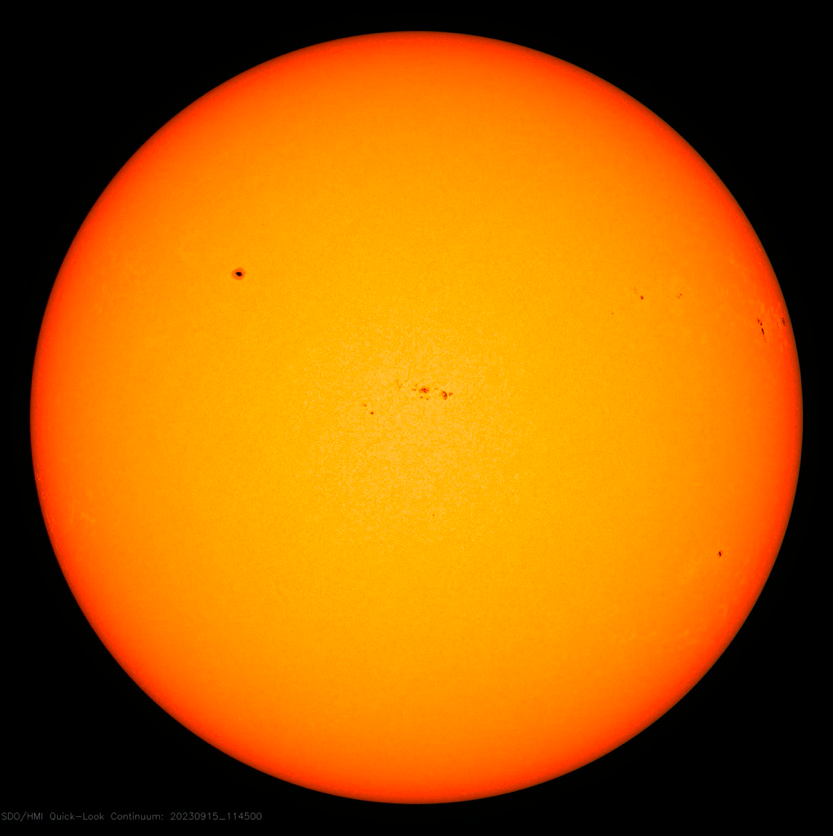
#> input picture zon2.png, 833 x 836 px
$ python 'contour detection 2.0.py'
#> lines starting #> are read from the running program, lines starting #| are printed output that depends on the picture
#!/usr/bin/env python3
# -*- coding: utf-8 -*-
"""
Created on Fri Sep 29 18:54:07 2023

@author: johannesreiker
"""
import cv2
import numpy as np
import matplotlib.pyplot as plt

# Load the input image
img = cv2.imread('zon2.png')
#> img is the input picture: shape (836, 833, 3); mean B, G, R 1.2, 94.5, 170.5
img = cv2.cvtColor(img, cv2.COLOR_BGR2RGB)

# Define lower and upper bounds for the color range
lower = np.array([1, 1, 1])
higher = np.array([100, 100, 100])

# Create a binary mask using inRange
mask = cv2.inRange(img, lower, higher)
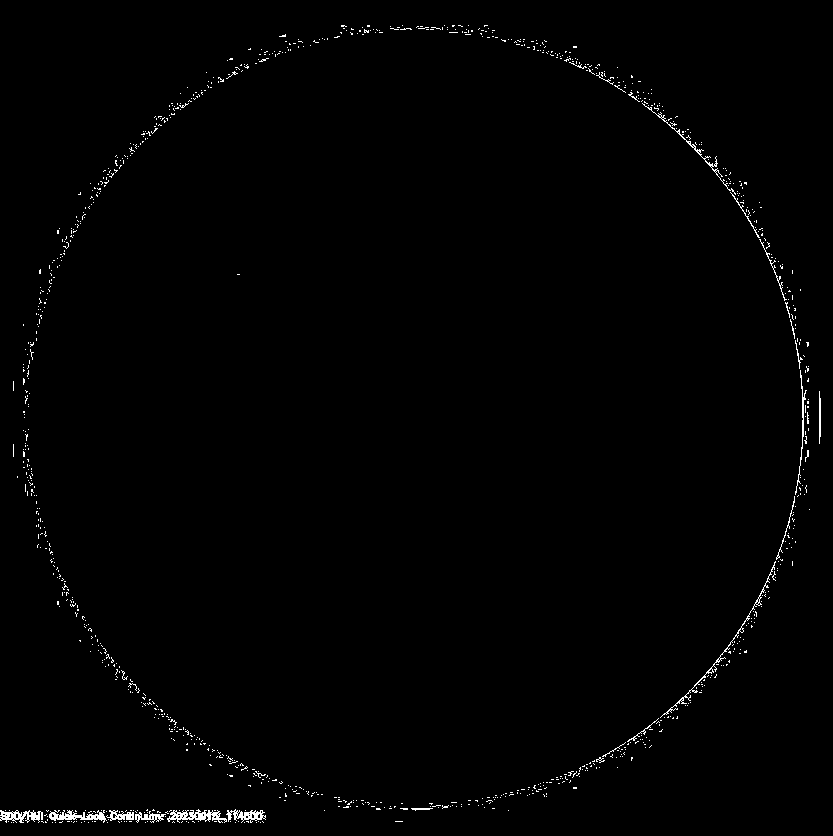
#> mask: shape (836, 833); 0.87% white in thin lines or dots

plt.imshow(mask, 'gray')

$ run again, with zon4.jpg saved as zon2.png
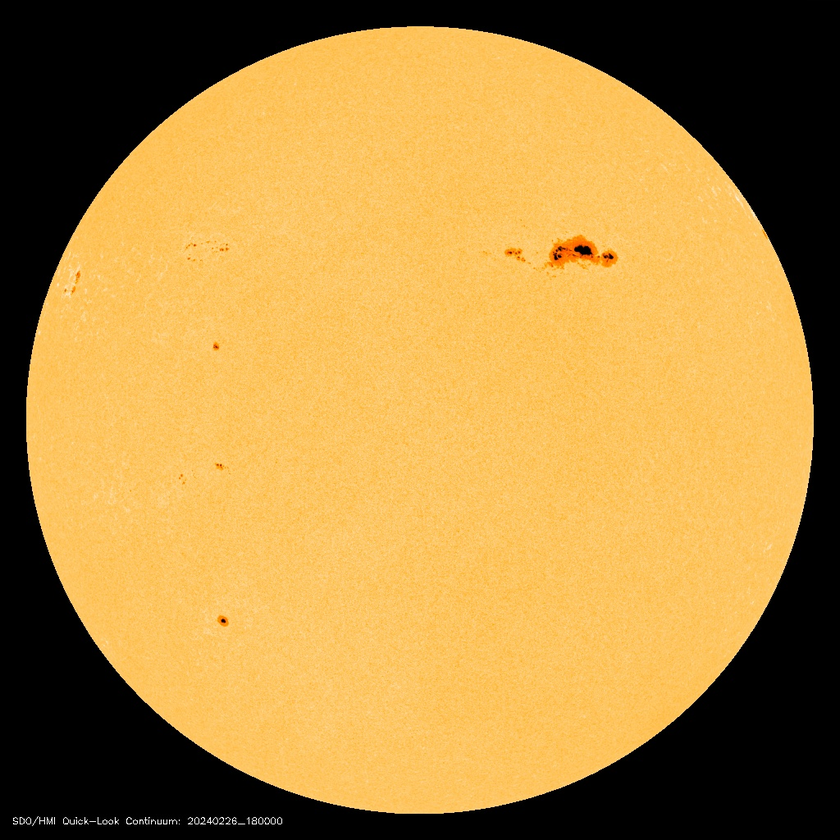
#> input picture zon4.jpg, 840 x 840 px, shrunk from 1024 x 1024 before the run
#> img is the input picture: shape (840, 840, 3); mean B, G, R 66.7, 136.1, 174.3
#> `mask = cv2.inRange(img, lower, higher)`:
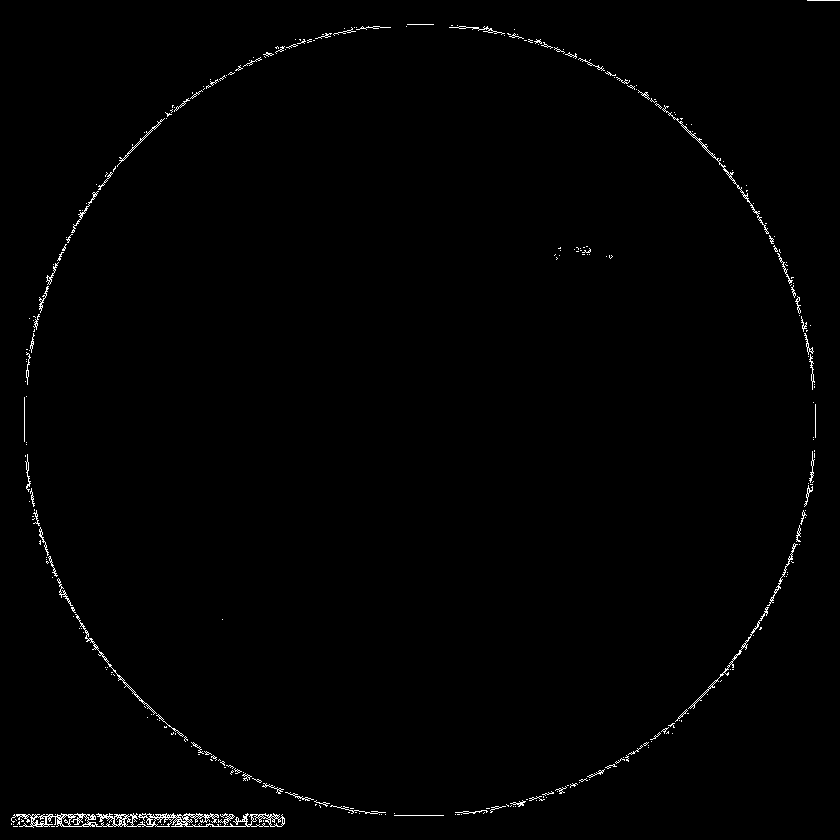
#> mask: shape (840, 840); 0.85% white in thin lines or dots
